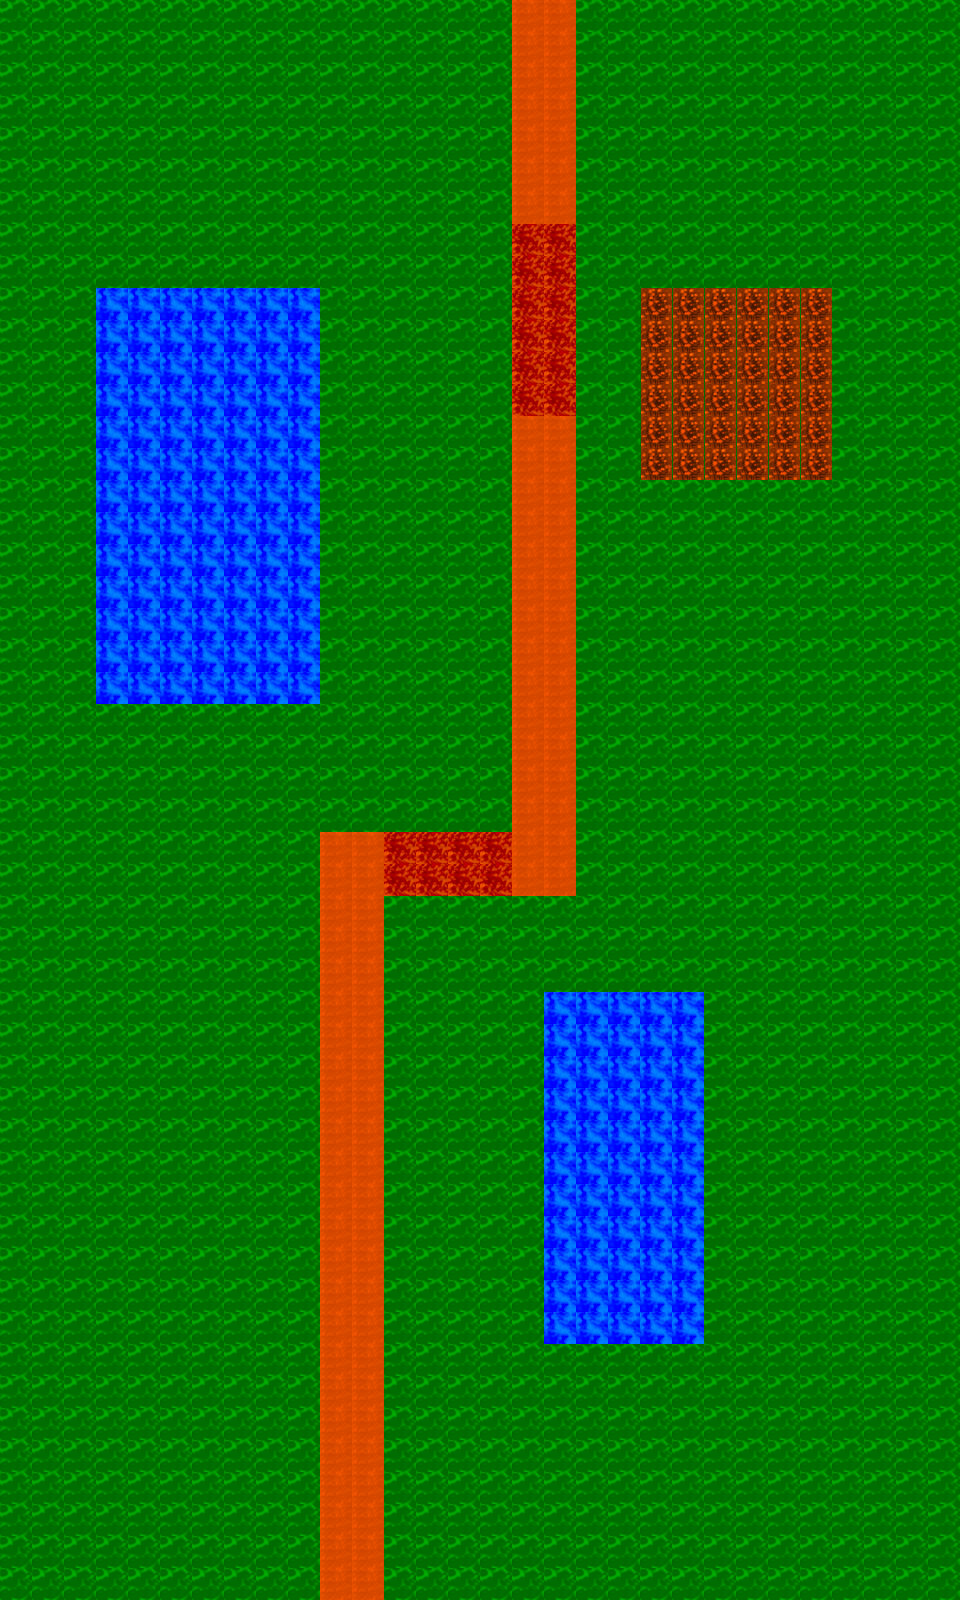

This game map was drawn from its Tiled (.tmx) file and the tilesets committed beside it. A one-line description and the full map source follow:
An orthogonal 30x50 tile map with 32x32 px tiles, 1 tile layer (Tile Layer 1).

<map version="1.10" tiledversion="1.11.2" orientation="orthogonal" renderorder="right-down" width="30" height="50" tilewidth="32" tileheight="32" infinite="0" nextlayerid="2" nextobjectid="1">
 <tileset firstgid="1" source="terrain.tsx" />
 <layer id="1" name="Tile Layer 1" width="30" height="50">
  <data encoding="csv">
1,1,1,1,1,1,1,1,1,1,1,1,1,1,1,1,6,6,1,1,1,1,1,1,1,1,1,1,1,1,
1,1,1,1,1,1,1,1,1,1,1,1,1,1,1,1,6,6,1,1,1,1,1,1,1,1,1,1,1,1,
1,1,1,1,1,1,1,1,1,1,1,1,1,1,1,1,6,6,1,1,1,1,1,1,1,1,1,1,1,1,
1,1,1,1,1,1,1,1,1,1,1,1,1,1,1,1,6,6,1,1,1,1,1,1,1,1,1,1,1,1,
1,1,1,1,1,1,1,1,1,1,1,1,1,1,1,1,6,6,1,1,1,1,1,1,1,1,1,1,1,1,
1,1,1,1,1,1,1,1,1,1,1,1,1,1,1,1,6,6,1,1,1,1,1,1,1,1,1,1,1,1,
1,1,1,1,1,1,1,1,1,1,1,1,1,1,1,1,6,6,1,1,1,1,1,1,1,1,1,1,1,1,
1,1,1,1,1,1,1,1,1,1,1,1,1,1,1,1,5,5,1,1,1,1,1,1,1,1,1,1,1,1,
1,1,1,1,1,1,1,1,1,1,1,1,1,1,1,1,5,5,1,1,1,1,1,1,1,1,1,1,1,1,
1,1,1,4,4,4,4,4,4,4,1,1,1,1,1,1,5,5,1,1,2,2,2,2,2,2,1,1,1,1,
1,1,1,4,4,4,4,4,4,4,1,1,1,1,1,1,5,5,1,1,2,2,2,2,2,2,1,1,1,1,
1,1,1,4,4,4,4,4,4,4,1,1,1,1,1,1,5,5,1,1,2,2,2,2,2,2,1,1,1,1,
1,1,1,4,4,4,4,4,4,4,1,1,1,1,1,1,5,5,1,1,2,2,2,2,2,2,1,1,1,1,
1,1,1,4,4,4,4,4,4,4,1,1,1,1,1,1,6,6,1,1,2,2,2,2,2,2,1,1,1,1,
1,1,1,4,4,4,4,4,4,4,1,1,1,1,1,1,6,6,1,1,2,2,2,2,2,2,1,1,1,1,
1,1,1,4,4,4,4,4,4,4,1,1,1,1,1,1,6,6,1,1,1,1,1,1,1,1,1,1,1,1,
1,1,1,4,4,4,4,4,4,4,1,1,1,1,1,1,6,6,1,1,1,1,1,1,1,1,1,1,1,1,
1,1,1,4,4,4,4,4,4,4,1,1,1,1,1,1,6,6,1,1,1,1,1,1,1,1,1,1,1,1,
1,1,1,4,4,4,4,4,4,4,1,1,1,1,1,1,6,6,1,1,1,1,1,1,1,1,1,1,1,1,
1,1,1,4,4,4,4,4,4,4,1,1,1,1,1,1,6,6,1,1,1,1,1,1,1,1,1,1,1,1,
1,1,1,4,4,4,4,4,4,4,1,1,1,1,1,1,6,6,1,1,1,1,1,1,1,1,1,1,1,1,
1,1,1,4,4,4,4,4,4,4,1,1,1,1,1,1,6,6,1,1,1,1,1,1,1,1,1,1,1,1,
1,1,1,1,1,1,1,1,1,1,1,1,1,1,1,1,6,6,1,1,1,1,1,1,1,1,1,1,1,1,
1,1,1,1,1,1,1,1,1,1,1,1,1,1,1,1,6,6,1,1,1,1,1,1,1,1,1,1,1,1,
1,1,1,1,1,1,1,1,1,1,1,1,1,1,1,1,6,6,1,1,1,1,1,1,1,1,1,1,1,1,
1,1,1,1,1,1,1,1,1,1,1,1,1,1,1,1,6,6,1,1,1,1,1,1,1,1,1,1,1,1,
1,1,1,1,1,1,1,1,1,1,6,6,5,5,5,5,6,6,1,1,1,1,1,1,1,1,1,1,1,1,
1,1,1,1,1,1,1,1,1,1,6,6,5,5,5,5,6,6,1,1,1,1,1,1,1,1,1,1,1,1,
1,1,1,1,1,1,1,1,1,1,6,6,1,1,1,1,1,1,1,1,1,1,1,1,1,1,1,1,1,1,
1,1,1,1,1,1,1,1,1,1,6,6,1,1,1,1,1,1,1,1,1,1,1,1,1,1,1,1,1,1,
1,1,1,1,1,1,1,1,1,1,6,6,1,1,1,1,1,1,1,1,1,1,1,1,1,1,1,1,1,1,
1,1,1,1,1,1,1,1,1,1,6,6,1,1,1,1,1,4,4,4,4,4,1,1,1,1,1,1,1,1,
1,1,1,1,1,1,1,1,1,1,6,6,1,1,1,1,1,4,4,4,4,4,1,1,1,1,1,1,1,1,
1,1,1,1,1,1,1,1,1,1,6,6,1,1,1,1,1,4,4,4,4,4,1,1,1,1,1,1,1,1,
1,1,1,1,1,1,1,1,1,1,6,6,1,1,1,1,1,4,4,4,4,4,1,1,1,1,1,1,1,1,
1,1,1,1,1,1,1,1,1,1,6,6,1,1,1,1,1,4,4,4,4,4,1,1,1,1,1,1,1,1,
1,1,1,1,1,1,1,1,1,1,6,6,1,1,1,1,1,4,4,4,4,4,1,1,1,1,1,1,1,1,
1,1,1,1,1,1,1,1,1,1,6,6,1,1,1,1,1,4,4,4,4,4,1,1,1,1,1,1,1,1,
1,1,1,1,1,1,1,1,1,1,6,6,1,1,1,1,1,4,4,4,4,4,1,1,1,1,1,1,1,1,
1,1,1,1,1,1,1,1,1,1,6,6,1,1,1,1,1,4,4,4,4,4,1,1,1,1,1,1,1,1,
1,1,1,1,1,1,1,1,1,1,6,6,1,1,1,1,1,4,4,4,4,4,1,1,1,1,1,1,1,1,
1,1,1,1,1,1,1,1,1,1,6,6,1,1,1,1,1,4,4,4,4,4,1,1,1,1,1,1,1,1,
1,1,1,1,1,1,1,1,1,1,6,6,1,1,1,1,1,1,1,1,1,1,1,1,1,1,1,1,1,1,
1,1,1,1,1,1,1,1,1,1,6,6,1,1,1,1,1,1,1,1,1,1,1,1,1,1,1,1,1,1,
1,1,1,1,1,1,1,1,1,1,6,6,1,1,1,1,1,1,1,1,1,1,1,1,1,1,1,1,1,1,
1,1,1,1,1,1,1,1,1,1,6,6,1,1,1,1,1,1,1,1,1,1,1,1,1,1,1,1,1,1,
1,1,1,1,1,1,1,1,1,1,6,6,1,1,1,1,1,1,1,1,1,1,1,1,1,1,1,1,1,1,
1,1,1,1,1,1,1,1,1,1,6,6,1,1,1,1,1,1,1,1,1,1,1,1,1,1,1,1,1,1,
1,1,1,1,1,1,1,1,1,1,6,6,1,1,1,1,1,1,1,1,1,1,1,1,1,1,1,1,1,1,
1,1,1,1,1,1,1,1,1,1,6,6,1,1,1,1,1,1,1,1,1,1,1,1,1,1,1,1,1,1
</data>
 </layer>
</map>